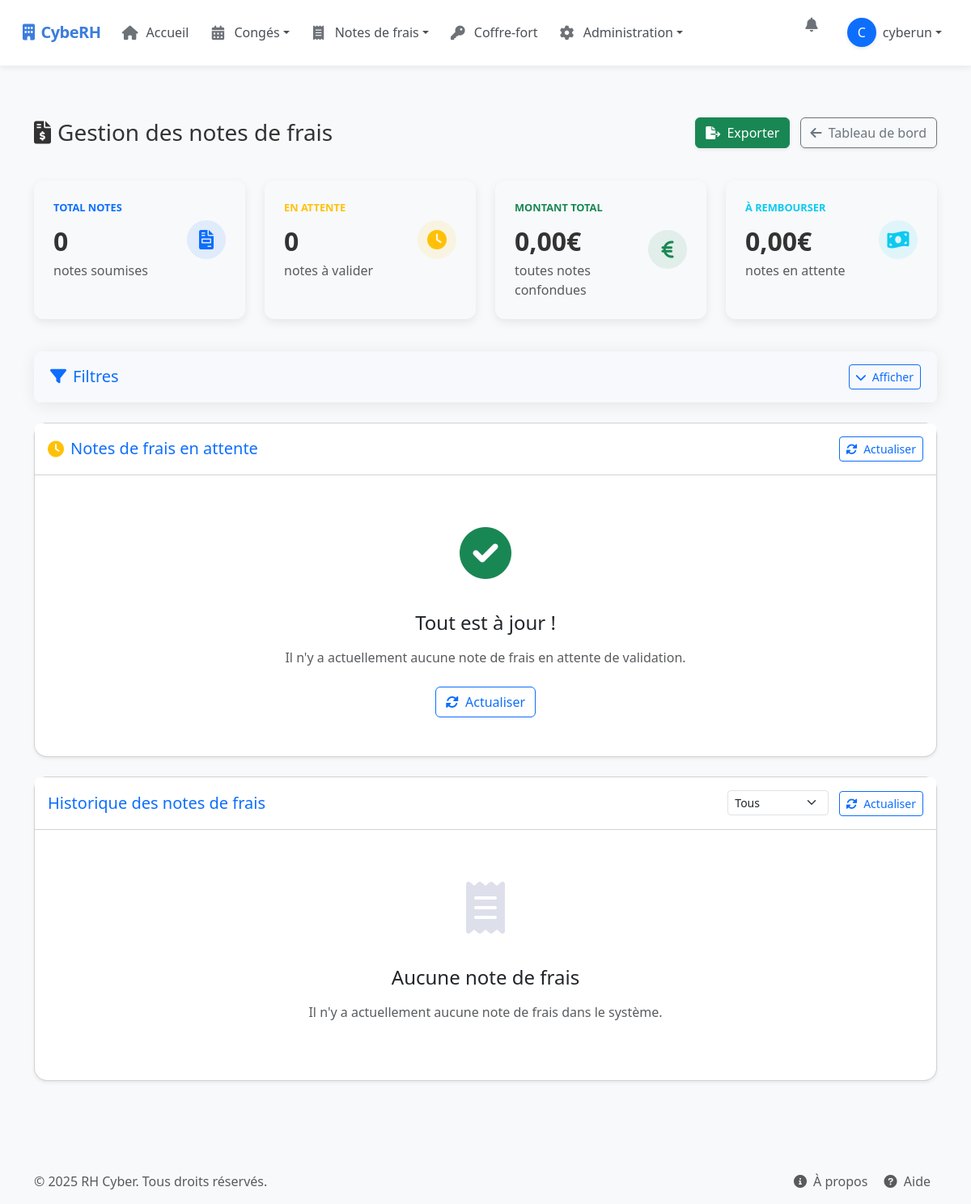
The app's page /manage-expenses/ (signed in), older data.
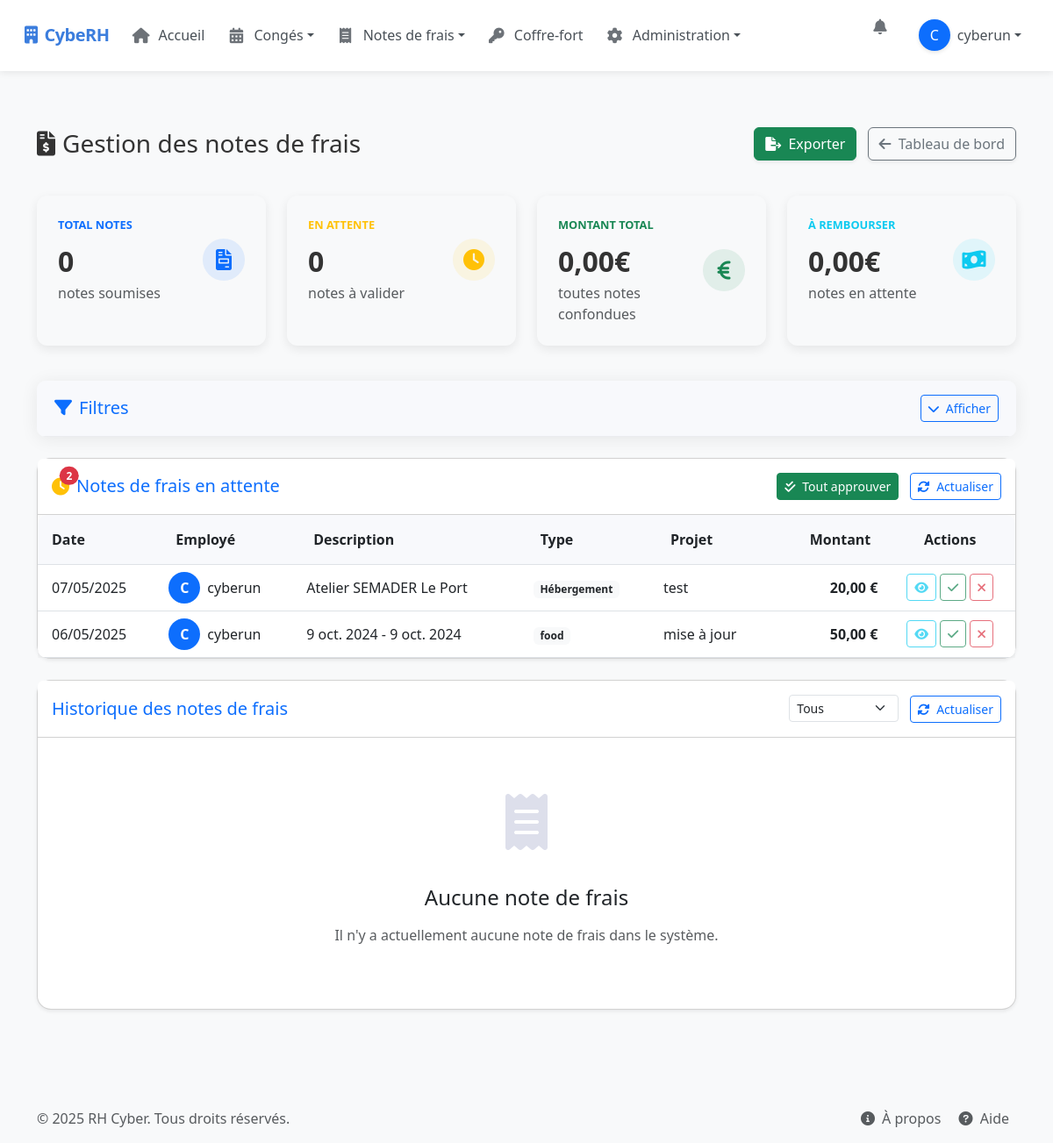
The same page, newer data.
### rh_management/models.py (models this page shows, shortened)
class ExpenseReport(models.Model):
    STATUS_CHOICES = (
        ('pending', 'En attente'),
        ('approved', 'Approuvé'),
        ('rejected', 'Refusé')
    )
    EXPENSE_TYPE_CHOICES = (
        ('transport', 'Transport'),
        ('meal', 'Repas'),
        ('accommodation', 'Hébergement'),
        ('supplies', 'Fournitures'),
        ('communication', 'Communication'),
        ('representation', 'Frais de représentation'),
        ('other', 'Autre')
    )
    user = models.ForeignKey(User, on_delete=models.CASCADE, related_name='expense_reports')
    date = models.DateField()
    description = models.CharField(max_length=255)
    amount = models.DecimalField(max_digits=10, decimal_places=2)
    vat = models.DecimalField(max_digits=5, decimal_places=2, default=0)
    expense_type = models.CharField(max_length=20, choices=EXPENSE_TYPE_CHOICES, default='other')
    project = models.CharField(max_length=100, blank=True, null=True)  # Rendu optionnel
    location = models.CharField(max_length=100, blank=True, null=True)  # Rendu optionnel
    receipt = models.FileField(upload_to='expense_receipts/', blank=True, null=True)  # Pour le champ du formulaire
    attachment = models.FileField(upload_to='expense_attachments/', blank=True, null=True)  # Rendu optionnel
    status = models.CharField(max_length=10, choices=STATUS_CHOICES, default='pending')
    created_at = models.DateTimeField(auto_now_add=True)
    updated_at = models.DateTimeField(auto_now=True)
    refacturable = models.BooleanField(default=False)
    comment = models.TextField(blank=True, null=True)  # Pour les commentaires d'approbation/rejet
    class Meta:
        ordering = ['-created_at']

### rh_management/views/expense_views.py (the view, shortened to what this page needs)
# urls.py: path("manage-expenses/", manage_expenses_view, name="manage_expenses"),  # Manage expenses
@login_required
@user_passes_test(is_admin_hr_or_encadrant)
def manage_expenses_view(request):
    if not request.user.is_authenticated:
        return redirect('login')
    if not (request.user.is_superuser or request.user.is_staff or request.user.groups.filter(name='Encadrant').exists()):
        messages.error(request, "Vous n'avez pas les droits nécessaires pour accéder à cette page.")
        return redirect('dashboard')
    if request.user.is_superuser or request.user.is_staff:
        pending_expenses = ExpenseReport.objects.filter(status='pending')
    else:  # Encadrant
        team_members = User.objects.filter(team_leader=request.user)
        pending_expenses = ExpenseReport.objects.filter(user__in=team_members, status='pending')
    approved_count = ExpenseReport.objects.filter(status='approved').count()
    rejected_count = ExpenseReport.objects.filter(status='rejected').count()
    total_amount = ExpenseReport.objects.filter(status='approved').aggregate(total=Sum('amount'))['total'] or 0
    is_admin = request.user.is_superuser
    is_rh = request.user.is_staff
    is_encadrant = request.user.groups.filter(name='Encadrant').exists()
    new_leave_requests_count = 0
    new_expense_reports_count = 0
    new_kilometric_expenses_count = 0
    if is_admin or is_rh:
        new_leave_requests_count = LeaveRequest.objects.filter(status='pending').count()
        new_expense_reports_count = ExpenseReport.objects.filter(status='pending').count()
        new_kilometric_expenses_count = KilometricExpense.objects.filter(status='pending').count()
    context = {
        'pending_expenses': pending_expenses,
        'approved_count': approved_count,
        'rejected_count': rejected_count,
        'total_amount': total_amount,
        'is_admin': is_admin,
        'is_rh': is_rh,
        'is_encadrant': is_encadrant,
        'new_leave_requests_count': new_leave_requests_count,
        'new_expense_reports_count': new_expense_reports_count,
        'new_kilometric_expenses_count': new_kilometric_expenses_count,
    }
    return render(request, 'rh_management/manage_expenses.html', context)

### rh_management/views/permissions.py (called while the page is built)
def is_admin_hr_or_encadrant(user):
    return user.is_superuser or user.is_staff or user.groups.filter(name='Encadrant').exists()

### templates/rh_management/manage_expenses.html (shortened to what the changed rows need)
{% extends "base.html" %}
{% block content %}
<div class="container py-4">
    <div class="d-sm-flex align-items-center justify-content-between expense-header">
        <h1 class="h3 mb-0 text-gray-800"><i class="fas fa-file-invoice-dollar me-2"></i>Gestion des notes de frais</h1>
    </div>
    <div class="card shadow-sm mb-4 rounded-4">
        <div class="card-header py-3 d-flex justify-content-between align-items-center bg-white rounded-top">
            <div class="d-flex align-items-center">
                <span class="position-relative me-2">
                    <i class="fas fa-clock fa-lg text-warning"></i>
                    {% if pending_expenses %}
                    <span class="position-absolute top-0 start-100 translate-middle badge rounded-pill bg-danger">
                        {{ pending_expenses|length }}
                    </span>
                    {% endif %}
                </span>
            </div>
            <div>
                {% if pending_expenses %}
                <a href="{% url 'approve_all_expenses' %}" class="btn btn-sm btn-success me-2" onclick="return confirm('Êtes-vous sûr de vouloir approuver toutes les notes en attente ?')">
                    <i class="fas fa-check-double me-1"></i> Tout approuver
                </a>
                {% endif %}
                <button type="button" class="btn btn-sm btn-outline-primary" id="refreshTable">
                    <i class="fas fa-sync-alt me-1"></i> Actualiser
                </button>
            </div>
        </div>
        <div class="card-body p-0">
            {% if pending_expenses %}
                <div class="table-responsive">
                    <table class="table table-hover expense-table align-middle mb-0" id="pendingExpensesTable">
                        <thead>
                            <tr>
                                <th class="ps-3">Date</th>
                                <th>Employé</th>
                                <th>Description</th>
                                <th>Type</th>
                                <th>Projet</th>
                                <th class="text-end">Montant</th>
                                <th class="text-center">Actions</th>
                            </tr>
                        </thead>
                        <tbody>
                            {% for expense in pending_expenses %}
                                <tr class="expense-row">
                                    <td class="ps-3">{{ expense.date|date:"d/m/Y" }}</td>
                                    <td>
                                        <div class="d-flex align-items-center">
                                            <div class="user-bubble bg-primary text-white me-2">
                                                {{ expense.user.get_full_name|default:expense.user.username|slice:":1"|upper }}
                                            </div>
                                            <div>{{ expense.user.get_full_name|default:expense.user.username }}</div>
                                        </div>
                                    </td>
                                    <td>{{ expense.description|truncatechars:30 }}</td>
                                    <td><span class="badge bg-light text-dark">{{ expense.get_expense_type_display }}</span></td>
                                    <td>{{ expense.project|default:"-" }}</td>
                                    <td class="text-end fw-bold">{{ expense.amount|floatformat:2 }} €</td>
                                    <td>
                                        <div class="btn-group-actions d-flex justify-content-center">
                                            <button type="button" class="btn btn-sm btn-outline-info me-1 view-expense"
                                                    data-bs-toggle="modal"
                                                    data-bs-target="#detailsModal{{ expense.id }}">
                                                <i class="fas fa-eye"></i>
                                            </button>
                                            <button type="button" class="btn btn-sm btn-outline-success me-1 approve-expense"
                                                    data-bs-toggle="modal"
                                                    data-bs-target="#approveModal{{ expense.id }}">
                                                <i class="fas fa-check"></i>
                                            </button>
                                            <button type="button" class="btn btn-sm btn-outline-danger reject-expense"
                                                    data-bs-toggle="modal"
                                                    data-bs-target="#rejectModal{{ expense.id }}">
                                                <i class="fas fa-times"></i>
                                            </button>
                                        </div>
                                    </td>
                                </tr>
                            {% endfor %}
                        </tbody>
                    </table>
                </div>
            {% else %}
                <div class="empty-state">
                    <div class="empty-icon">
                        <i class="fas fa-check-circle text-success"></i>
                    </div>
                    <h4 class="mb-3">Tout est à jour !</h4>
                    <p class="text-muted mb-4">Il n'y a actuellement aucune note de frais en attente de validation.</p>
                    <button id="refreshEmpty" class="btn btn-outline-primary">
                        <i class="fas fa-sync-alt me-1"></i> Actualiser
                    </button>
                </div>
            {% endif %}
        </div>
    </div>
</div>
{% endblock %}

Row changes from the older to the newer data that the page shows:
added ExpenseReport: date "07/05/2025", user.get_full_name "C", user.get_full_name "cyberun", description "Atelier SEMADER Le Port", expense_type "Hébergement", project "test", amount "20,00"
added ExpenseReport: date "06/05/2025", user.get_full_name "C", user.get_full_name "cyberun", description "9 oct. 2024 - 9 oct. 2024", expense_type "food", project "mise à jour", amount "50,00"
Text that changed along with them:
{{ pending_expenses|length }}: (not shown) → "2"
text no longer shown: "Tout est à jour ! Il n'y a actuellement aucune note de frais en attente de validation. Actualiser"
text now shown: "Tout approuver Date Employé Description Type Projet Montant Actions"
